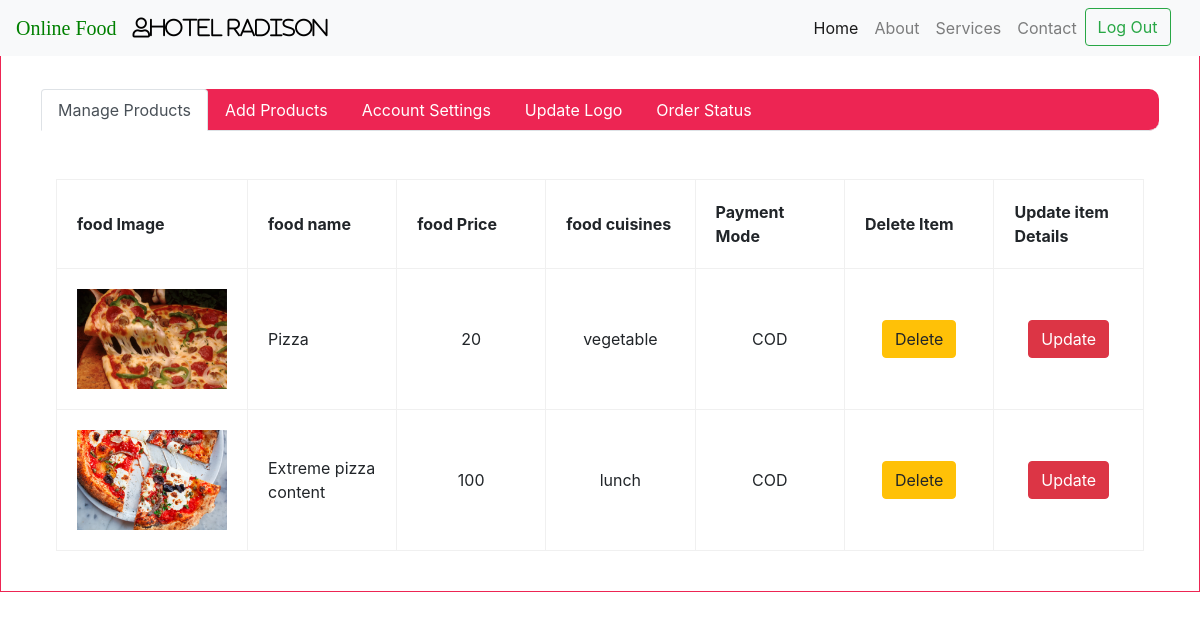
Screenshot of /food.php (signed in) with the database file from the repository.
### tables this page shows
CREATE TABLE `tblvendor` (
  `fldvendor_id` int(10) NOT NULL,
  `fld_name` varchar(30) NOT NULL,
  `fld_email` varchar(50) NOT NULL,
  `fld_password` varchar(50) NOT NULL,
  `fld_mob` bigint(10) NOT NULL,
  `fld_phone` bigint(10) NOT NULL,
  `fld_address` varchar(50) NOT NULL,
  `fld_logo` varchar(250) NOT NULL
);

CREATE TABLE `tbfood` (
  `food_id` int(11) NOT NULL,
  `fldvendor_id` int(11) NOT NULL,
  `foodname` varchar(100) NOT NULL,
  `cost` bigint(15) NOT NULL,
  `cuisines` varchar(50) NOT NULL,
  `paymentmode` varchar(50) NOT NULL,
  `fldimage` varchar(1000) NOT NULL
);

### food.php (the view, shortened to what this page needs)
<?php
include("connection.php");
extract($_REQUEST);
if(isset($_SESSION['id']))
{
 $id=$_SESSION['id'];
 $vq=mysqli_query($con,"select * from tblvendor where fld_email='$id'");
 $vr=mysqli_fetch_array($vq);
}
if(!isset($_SESSION['id']))
{
	header("location:vendor_login.php?msg=Please Login To continue");
}
else
{
$query=mysqli_query($con,"select * from tblvendor   where fld_email='$id'");
}
?>
<!DOCTYPE html>
<html lang="en">
<head>
  <link rel="stylesheet" href="https://maxcdn.bootstrapcdn.com/bootstrap/4.3.1/css/bootstrap.min.css">
     <link rel="stylesheet" href="path/to/font-awesome/css/font-awesome.min.css">
	 <link rel="stylesheet" href="css/font.css">
     <link rel="stylesheet" href="https://use.fontawesome.com/releases/v5.8.1/css/all.css">
</head>
<body>
<nav class="navbar navbar-expand-lg navbar-light bg-light fixed-top">
    <a class="navbar-brand" href="index.php"><span style="color:green;font-family: 'Permanent Marker', cursive;">Online Food</span></a>
    <?php
	if(!empty($id))
	{
	?>
	<a class="navbar-brand" style="color:black; text-decoration:none;"><i class="far fa-user"><?php if(isset($id)) { echo $vr['fld_name']; }?></i></a>
	<?php
	}
	?>
    <div class="collapse navbar-collapse" id="navbarResponsive">
      <ul class="navbar-nav ml-auto">
        <li class="nav-item active">
          <a class="nav-link" href="index.php">Home
              </a>
        </li>
        <li class="nav-item">
          <a class="nav-link" href="aboutus.php">About</a>
        </li>
        <li class="nav-item">
          <a class="nav-link" href="services.php">Services</a>
        </li>
        <li class="nav-item">
          <a class="nav-link" href="contact.php">Contact</a>
        </li>
		<li class="nav-item">
		  <form method="post">
          <?php
			if(empty($_SESSION['id']))
			{
			?>
		   <button class="btn btn-outline-danger my-2 my-sm-0" name="login">Log In</button>&nbsp;&nbsp;&nbsp;
            <?php
			}
			else
			{
			?>
			<button class="btn btn-outline-success my-2 my-sm-0" name="logout" type="submit">Log Out</button>&nbsp;&nbsp;&nbsp;
			<?php
			}
			?>
			</form>
        </li>
      </ul>
    </div>
</nav>
<br><br>
<div class="middle" style=" padding:40px; border:1px solid #ED2553;  width:100%;">
	   <ul class="nav nav-tabs nabbar_inverse" id="myTab" style="background:#ED2553;border-radius:10px 10px 10px 10px;" role="tablist">
          <li class="nav-item">
             <a class="nav-link active" id="home-tab" data-toggle="tab" href="#viewitem" role="tab" aria-controls="home" aria-selected="true">Manage Products</a>
          </li>
          <li class="nav-item">
              <a class="nav-link" id="profile-tab" data-toggle="tab" href="#manageaccount" role="tab" aria-controls="profile" aria-selected="false">Add Products</a>
          </li>
		  <li class="nav-item">
              <a class="nav-link" id="accountsettings-tab" data-toggle="tab" href="#accountsettings" role="tab" aria-controls="accountsettings" aria-selected="false">Account Settings</a>
          </li>
		  <li class="nav-item">
              <a class="nav-link" id="logo-tab" data-toggle="tab" href="#logo" role="tab" aria-controls="logo" aria-selected="false">Update Logo</a>
          </li>
		  <li class="nav-item">
              <a class="nav-link" id="status-tab" data-toggle="tab" href="#status" role="tab" aria-controls="status" aria-selected="false">Order Status</a>
          </li>
       </ul>
	   <br><br>
	   <div class="tab-content" id="myTabContent">
            <div class="tab-pane fade show active" id="viewitem" role="tabpanel" aria-labelledby="home-tab">
                 <div class="container">
			 <table border="1" bordercolor="#F0F0F0" cellpadding="20px">
			 <th>food Image</th>
			 <th>food name</th>
			 <th>food Price</th>
			 <th>food cuisines </th>
			 <th>Payment Mode  </th>
			 <th>Delete Item   </th>
			 <th>Update item Details </th>
			   <?php
					  if($query=mysqli_query($con,"select tblvendor.fldvendor_id,tblvendor.fld_email,tbfood.food_id,tbfood.foodname,tbfood.cost,tbfood.paymentmode,tbfood.cuisines,tbfood.fldimage,tblvendor.fld_name from tblvendor inner join tbfood on tblvendor.fldvendor_id=tbfood.fldvendor_id where tblvendor.fld_email='$id'"))
					  {
						  if(mysqli_num_rows($query))
						  {
						 while($row=mysqli_fetch_array($query))
						 {
							 ?>
			     <tr>
				<td><img src="<?php echo 'image/restaurant/'.$id.'/foodimages/'.$row['fldimage'];?>" height="100px" width="150px"></td>
				<td style="width:150px;"><?php  echo $row['foodname']."<br>";?></td>
				<td align="center" style="width:150px;"><?php  echo $row['cost']."<br>";?></td>
				<td  align="center" style="width:150px;"><?php  echo $row['cuisines']."<br>";?></td>
				<td align="center" style="width:150px;"><?php  echo $row['paymentmode']."<br>";?></td>
				<td align="center" style="width:150px;">
				<a href="vendor_delete_food.php?food_id=<?php echo $row['food_id'];?>"><button type="button" class="btn btn-warning">Delete </button></a>
				</td>
				<td align="center" style="width:150px;">
				<a href="update.php?food_id=<?php echo $row['food_id'];?>"><button type="button" class="btn btn-danger">Update </button></a>
				</td>
				</tr>
				<?php
						 }
					  }
					  else
						  {
							   $msg="please add some Items";
						  }
					  }
					  else
					  {
						  echo "failed";
					  }
					  ?>
			 </table>
			 </div>
	        </div>
	  </div>
	</div>
</body>
</html>

### food.php (style rules this page uses)
ul li a { color:white;padding:40px; }

### rows the page displays
tblvendor: fld_name "Hotel Radison"
tbfood: fldimage (picture), foodname "Pizza", cost "20", cuisines "vegetable", paymentmode "COD"
tbfood: fldimage (placeholder picture), foodname "Extreme pizza content", cost "100", cuisines "lunch", paymentmode "COD"
